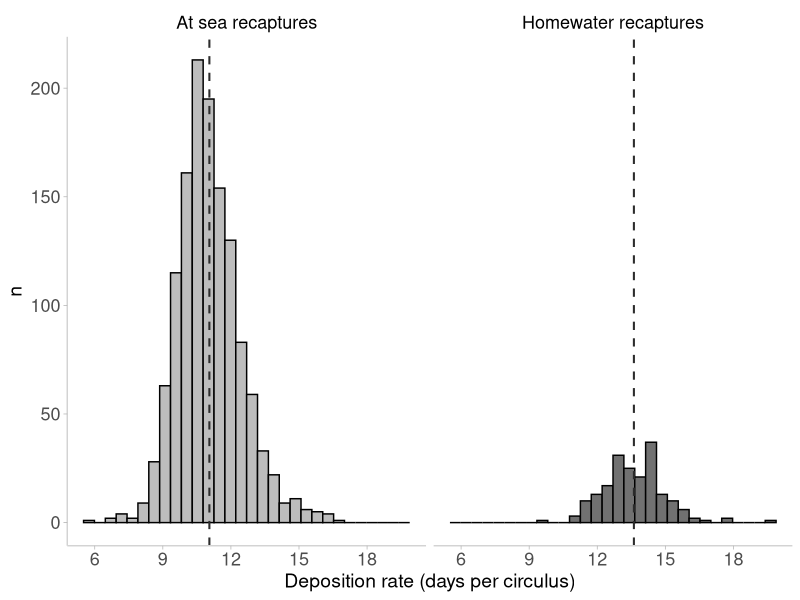

Write R code to recreate this figure. (Note: this script raises an error after producing the figure.)
## ---- chunk 1
knitr::opts_chunk$set(echo = TRUE)

library(tidyverse)
library(here)
## ---- chunk 2
theme_set(theme_light())

#set personalized plotting theme
LGCtheme <- theme_light() + theme(panel.background = element_blank(), 
                panel.grid = element_blank(), 
                axis.text = element_text(size = 13), 
                axis.title = element_text(size = 14), 
                legend.text = element_text(size = 13), 
                legend.title = element_text(size = 14), 
                strip.background = element_blank(), 
                strip.text = element_text(size = 13, color = "black"))
## ---- chunk 3
Carlin_data<-read_csv(here::here("annulus_data", "formation_df.csv"))
## ---- chunk 4
# a fish cannot be at sea for more than 730 days and only have formed one annulus - recapture or release data must be incorrect
mistakeA <- Carlin_data %>% 
  filter(SeaAge == 1 & DaysatSea > 730) %>% 
  mutate(mistake = "at sea more than 730 days with only 1 annulus") 

# a fish cannot be at sea for less than 730 days and have already formed two annuli 
mistakeB <- Carlin_data %>% 
  filter(SeaAge == 2 & DaysatSea < 730) %>% 
  mutate(mistake = "at sea less than 730 days and already has 2 annuli") 

# a fish cannot be at sea for more than 350 days and not yet formed an annulus
mistakeC<- Carlin_data %>% 
  filter(SeaAge == 0 & DaysatSea > 300) %>% 
  mutate(mistake = "at sea more than 350 days with no annulus") 

# dataframe of "incorrect" or "impossible" data
mistakeFA<-bind_rows(mistakeA, mistakeB, mistakeC)

spawning1SW<-Carlin_data %>% 
  filter(numannuli == 1 & Type == "river") 

sea2SW<-Carlin_data %>% 
  filter(numannuli == 2 & Type == "distant") 

# overwrite formation data after removing mistake data and getting rid of fish caught as postsmolts
formationdf<-Carlin_data %>% 
  anti_join(mistakeFA, by = "JoinID") %>% 
  anti_join(spawning1SW, by = "JoinID") %>% 
  anti_join(sea2SW, by = "JoinID") %>% 
  filter(SeaAge > 0) %>% 
  mutate(annulustype = ifelse(Type == "river", "Homewater recaptures", "At sea recaptures"))
## ---- chunk 5
table(formationdf$numannuli)
table(formationdf$annulustype)
length(unique(formationdf$JoinID))
## ---- chunk 6
dayspercirc<-formationdf %>% 
  mutate(dayspercirc = DaysatSea/marine.circ) %>% 
  group_by(annulustype) %>% 
  dplyr::summarise(meancirday = mean(dayspercirc), sd = sd(dayspercirc), n = n(), 
                   `5%` = quantile(dayspercirc,probs=c(0.05)), `95%` = quantile(dayspercirc,probs=c(0.95)),`97%` = quantile(dayspercirc,probs=c(0.97)),
                   meandaysatsea = mean(DaysatSea), sddays = sd(DaysatSea)) 

dayspercirc
## ---- chunk 7
formationdf %>% 
  mutate(dayspercirc = DaysatSea/marine.circ) %>% 
  left_join(dayspercirc, by = "annulustype") %>% 
  ggplot(aes(x=dayspercirc, fill=annulustype)) + 
  geom_histogram(color = "black", bins=30) + facet_wrap(~annulustype) +
  scale_fill_manual(values = c("#bdbdbd","#717171")) +
  geom_vline(aes(xintercept = meancirday), lty = 2, size = 0.7, color = "#2c2c2c") + 
  labs(x = "Deposition rate (days per circulus)", y = "n") +
  theme(panel.grid = element_blank()) + 
  theme(axis.text = element_text(size = 12), axis.title = element_text(size = 13)) +
  scale_x_continuous(breaks = c(6,9,12,15,18)) + LGCtheme +
  theme(legend.position = "none") +
  theme(panel.border = element_blank(), axis.line = element_line(color = "lightgrey"))


#ggsave(filename = "rate_hist.pdf", plot = last_plot(), height = 3, width = 5.25)  
## ---- chunk 8
aftergrowth_df<-formationdf %>% 
  mutate(last.annulus = ifelse(is.na(M2.incr) == FALSE, M2.circ,M1.circ)) %>% 
  mutate(last.annulus.which = ifelse(is.na(M2.incr) == FALSE, "Second marine annulus", "First marine annulus")) %>% 
  mutate(after.growth = marine.circ - last.annulus) %>% 
  mutate(afterm1 = marine.circ - M1.circ)
## ---- chunk 9
anlabs<-as_labeller(c("M1DOY"="First marine annulus", "M2DOY"="Second marine annulus"))
## ---- chunk 10
anndate<-aftergrowth_df %>% 
  mutate(dayspercirc = DaysatSea/marine.circ) %>% 
  mutate(dayssinceM1 = afterm1 * dayspercirc) %>% 
  mutate(dayssinceM2 = ifelse(last.annulus.which == "Second marine annulus", after.growth * dayspercirc, NA)) %>% 
  mutate(M1date = RecaptureDate - dayssinceM1) %>% 
  mutate(M2date = RecaptureDate - dayssinceM2) %>% 
  mutate(M1annmonth = lubridate::month(M1date)) %>% 
  mutate(M2annmonth = lubridate::month(M2date)) %>% 
  mutate(M1DOY = lubridate::yday(M1date)) %>% 
  mutate(M2DOY = lubridate::yday(M2date)) %>% 
  mutate(`First annulus` = ifelse(M1annmonth > 10, M1DOY-365, M1DOY)) %>% 
  mutate(`Second annulus` = ifelse(M2annmonth > 10, M2DOY-365, M2DOY)) %>% 
  gather(key = "Annulus", value = "DOY", 31:32) 

anndate %>%
  dplyr::group_by(annulustype, Annulus) %>% 
  summarise(mean = mean(DOY,na.rm=T), sd = sd(DOY,na.rm=T),
            `5%` = quantile(DOY,probs=c(0.05),na.rm=T), 
            `95%` = quantile(DOY,probs=c(0.95),na.rm=T)) %>% 
  dplyr::rename("Recpature Type" = "annulustype") %>% 
  drop_na()

indcont_scenario<-anndate %>% 
  dplyr::select(JoinID, annulustype, Annulus, DOY) %>% 
  dplyr::rename("Individual constant" = "DOY")

## ---- chunk 11
full_circ<-read_csv(here::here("annulus_data","Carlin_full_circuli_dataset.csv")) %>% 
  distinct(JoinID, .keep_all = T) %>% 
  dplyr::select(-X1) %>% 
  semi_join(formationdf, by = "JoinID")



spacinglist<-list()
IDvec<-as.vector(unique(full_circ$JoinID))

#calculate the differenced spacings
for(i in IDvec){
  
  temp_df<-full_circ %>% 
    distinct(JoinID, .keep_all = T) %>% 
    filter(JoinID == i)

# create a vector of circulus spacings
  vect<-as.numeric(temp_df[,2:127])
  vect<-vect[!is.na(vect)]

# create a vector of differenced spacings
  spacingraw<-diff(vect)
  
spacingdf<-tibble(JoinID = i, spacing = spacingraw) %>% 
    tibble::rowid_to_column("circ_num") %>% 
    dplyr::select(JoinID, circ_num, spacing)
  
spacinglist[[i]]<-spacingdf
}

spacing_df<-do.call(rbind,spacinglist) %>% 
  as_tibble() 
## ---- chunk 12
ann<-read_csv(here::here("annulus_data","Carlin_growth_markers.csv")) %>% 
  distinct(JoinID, .keep_all = T) %>% 
  dplyr::select(-X1) %>% 
  semi_join(formationdf, by = "JoinID")


after_lastann<-list()
circrate_list<-list()

IDvec<-as.vector(unique(ann$JoinID))

for(i in IDvec){
  
# dataframe that contains only the circulus numbers of the FMC, M1, M2, and total number of circuli
  temp_annuli<-ann %>% 
    filter(JoinID == i) 

after_lastann[[i]]<- temp_annuli %>% 
  mutate(last_ann = ifelse(is.na(M2_c)==FALSE, M2_c, M1_c))  #add column of most recent annulus #

  
# add originally calculated data
  temp_rate<-anndate %>% 
    filter(JoinID == i) 
  
# keep only marine circuli
  temp_df<-spacing_df %>% 
    filter(JoinID == i) %>% 
    filter(circ_num >= temp_annuli$FMC_c)
  
# calculate deposition rate for each circulus based on spacings
  temp_df2<-temp_df %>% 
    mutate(centered = (spacing - mean(spacing))*-1) %>% 
    mutate(cent_rate = (centered*100)+temp_rate$dayspercirc) 


# sum of circ rates should = days at sea  
temp_rate$DaysatSea
sum(temp_df2$circ_rate)

circrate_list[[i]]<-temp_df2

}

seas_rate<-do.call(rbind,circrate_list) %>% 
   as_tibble()
seas_ann<-do.call(rbind,after_lastann) %>% 
   as_tibble()

## ---- chunk 13
formationdates<-list()

for(i in IDvec){
  
# dataframe that contains only the circulus numbers of the FMC, M1, M2, total number of circuli, and circulus # of last annulus
l<-seas_ann %>% 
  distinct(JoinID, .keep_all = T) %>% 
  filter(JoinID == i) %>% 
  mutate(after_ann = total_c - last_ann) %>% 
  mutate(annulustype = ifelse(is.na(M2_c) == FALSE, "Homewater recaptures", "At sea recaptures"))

# filter out only "post-annulus" circuli
r<-seas_rate %>% 
  filter(JoinID == i) %>% 
  filter(circ_num %in% seq(l$last_ann, l$total_c,1))


s<-seas_rate %>% 
  filter(JoinID == i) %>% 
  filter(circ_num %in% seq(l$M1_c, l$total_c,1))

# add originally calculated data
temp_rate<-anndate %>% 
  distinct(JoinID, .keep_all = T) %>% 
  filter(JoinID == i)  


formationdates[[i]]<-tibble(JoinID= i, annulustype = l$annulustype, 
                            dayssinceM1 = sum(s$cent_rate), 
                            dayssinceM2 = sum(r$cent_rate), 
                            RecaptureDate = temp_rate$RecaptureDate, 
                            M1date = temp_rate$RecaptureDate - sum(s$cent_rate),
                            M2date = temp_rate$RecaptureDate - sum(r$cent_rate))
}

form_dates<-do.call(rbind,formationdates) %>% 
   as_tibble() %>% 
  mutate(M1annmonth = lubridate::month(M1date)) %>% 
  mutate(M2annmonth = lubridate::month(M2date)) %>% 
  mutate(M1DOY = lubridate::yday(M1date)) %>% 
  mutate(M2DOY = lubridate::yday(M2date)) %>% 
  mutate(`First annulus` = ifelse(M1annmonth > 10, M1DOY-365, M1DOY)) %>% 
  mutate(`Second annulus` = ifelse(M2annmonth > 10, M2DOY-365, M2DOY)) %>% 
  mutate(`Second annulus` = ifelse(annulustype == "At sea recaptures", NA, M2DOY)) %>% 
  gather(key = "Annulus", value = "DOY", 12:13) 


form_dates %>%
  group_by(annulustype, Annulus) %>% 
  summarise(mean = mean(DOY,na.rm=T), sd = sd(DOY,na.rm=T),
            `5%` = quantile(DOY,probs=c(0.05),na.rm=T), 
            `95%` = quantile(DOY,probs=c(0.95),na.rm=T)) %>%  
  dplyr::rename("Recpature Type" = "annulustype") %>% 
  drop_na()




seasvar_scenario<-form_dates %>% 
  dplyr::select(JoinID, annulustype, Annulus, DOY) %>% 
  dplyr::rename("Seasonally variable" = "DOY")

## ---- chunk 14
K_calc<-read_csv(here::here("annulus_data", "K_calc_data.csv"))

meanDAS<-K_calc %>% 
  group_by(SeaAge) %>% 
  summarise(meanDAS=mean(DaysatSea, na.rm = T)) %>% 
  mutate(meanDAS = round(meanDAS,0))

K_calc %>% 
  group_by(SeaAge) %>% 
  count()
## ---- chunk 15

growth_mod <- glm(K_calc$marine.incr ~ poly(K_calc$DaysatSea,2))
summary(growth_mod)

pred_vals<-predict.glm(growth_mod,data.frame(x=K_calc$DaysatSea),type="response",se.fit = T)
critval <- 1.96 ## approx 95% CI
upr <- pred_vals$fit + (critval * pred_vals$se.fit)
lwr <- pred_vals$fit - (critval * pred_vals$se.fit)

pred<-tibble(DaysatSea = K_calc$DaysatSea, fit = pred_vals$fit, upr = upr, lwr = lwr) %>% 
  distinct(DaysatSea, .keep_all = T) %>% 
  arrange(DaysatSea)

adj2SW<-unique(pred$fit[pred$DaysatSea == meanDAS$meanDAS[3]])/unique(pred$fit[pred$DaysatSea == meanDAS$meanDAS[2]])
adj1SW<-adj2SW*0.9
inv1SW<-2-adj1SW


ggplot(K_calc, aes(DaysatSea, marine.incr)) +
  geom_point(size=1.6, color = "#C7C9CB") + 
  geom_line(data=pred, aes(x=DaysatSea, y=fit),size=0.7) + 
  geom_line(data=pred, aes(x=DaysatSea, y=upr),size=0.6, lty=2) + 
  geom_line(data=pred, aes(x=DaysatSea, y=lwr),size=0.6, lty=2) + LGCtheme +
  labs(x= "Days at Sea", y = "Marine growth increment", fill = "") +
  scale_x_continuous(breaks = c(0,250,500,750))+
  theme(panel.border = element_blank(), axis.line = element_line(color = "lightgrey"))


#ggsave(filename = "asympt_growth.pdf", plot = last_plot(), height = 5, width = 4)  
## ---- chunk 16
after_lastann<-list()
circrate_list<-list()

IDvec<-as.vector(unique(ann$JoinID))

for(i in IDvec){
  
# dataframe that contains only the circulus numbers of the FMC, M1, M2, and total number of circuli
  temp_annuli<-ann %>% 
    filter(JoinID == i) 

after_lastann[[i]]<- temp_annuli %>% 
  mutate(last_ann = ifelse(is.na(M2_c)==FALSE, M2_c, M1_c))   #add column of most recent annulus #

  
# add originally calculated data to get average dep rate
  temp_rate<-anndate %>% 
    filter(JoinID == i) 

# age adjusted rate happens here
  temp_df<-spacing_df %>% 
    filter(JoinID == i) %>% 
    mutate(SeaAge = unique(temp_rate$SeaAge)) %>% 
    filter(circ_num >= temp_annuli$FMC_c)    # keep only marine circuli

  
if(is.na(temp_annuli$M2_c) == F){
  temp_df1<-temp_df %>% 
    mutate(which_circ = ifelse(circ_num >= temp_annuli$M2_c, "after M2", NA)) %>% 
    mutate(which_circ = ifelse(circ_num < temp_annuli$M2_c, "M1-M2", which_circ)) %>% 
    mutate(which_circ = ifelse(circ_num <= temp_annuli$M1_c, "before M1", which_circ)) %>% 
    mutate(which_rate = ifelse(circ_num >= temp_annuli$M2_c, (adj2SW*temp_rate$dayspercirc), NA)) %>% 
    mutate(which_rate = ifelse(circ_num <= temp_annuli$M1_c, ((inv1SW*temp_rate$dayspercirc)), which_rate)) 

  temp_df2<- temp_df1 %>% 
    mutate(daysused = (unique(temp_rate$DaysatSea)-sum(temp_df1$which_rate, 
                                               na.rm = T))/sum(temp_df1$which_circ == "M1-M2")) %>% 
    mutate(which_rate = ifelse(which_circ == "M1-M2", daysused, which_rate)) %>% 
    dplyr::select(-daysused)

}
  
  else{
  temp_df1<-temp_df %>% 
    mutate(which_circ = ifelse(circ_num <= temp_annuli$M1_c, "before M1", "after M1")) %>% 
    mutate(which_rate = ifelse(circ_num <= temp_annuli$M1_c, NA,
                               (adj1SW*temp_rate$dayspercirc))) 

  temp_df2<- temp_df1 %>%  
    mutate(daysused = (unique(temp_rate$DaysatSea)-sum(temp_df1$which_rate, 
                        na.rm = T))/(unique(temp_rate$marine.circ)-sum(temp_df1$which_circ == "after M1"))) %>% 
    mutate(which_rate = ifelse(which_circ == "before M1", daysused, which_rate)) %>% 
    dplyr::select(-daysused)
}

# calculate deposition rate for each circulus based on spacings
  temp_df3<-temp_df2 %>% 
    mutate(centered = (spacing - mean(spacing))*-1) %>% 
    mutate(cent_rate = (centered*100)+which_rate)


# sum of circ rates should = days at sea, some rounding error with rate at age adjustment
temp_rate$DaysatSea
sum(temp_df3$cent_rate)

circrate_list[[i]]<-temp_df3 %>% 
  mutate(diff=(unique(temp_rate$DaysatSea))-sum(temp_df3$cent_rate)) %>% 
  mutate(diff = round(diff,0))

}

life_rate<-do.call(rbind,circrate_list) %>% 
   as_tibble()
life_ann<-do.call(rbind,after_lastann) %>% 
   as_tibble()

## ---- chunk 17
formationdates<-list()

for(i in IDvec){
  
# dataframe that contains only the circulus numbers of the FMC, M1, M2, total number of circuli, and circulus # of last annulus
l<-life_ann %>% 
  distinct(JoinID, .keep_all = T) %>% 
  filter(JoinID == i) %>% 
  mutate(after_ann = total_c - last_ann) %>% 
  mutate(annulustype = ifelse(is.na(M2_c) == FALSE, "Homewater recaptures", "At sea recaptures")) %>% 
  mutate(firstann = ifelse(is.na(M2_c) == FALSE, M2_c-M1_c, NA))

# filter out only "post-annulus" circuli
r<-life_rate %>% 
  filter(JoinID == i) %>% 
  filter(circ_num %in% seq(l$last_ann, l$total_c,1))


s<-life_rate %>% 
  filter(JoinID == i) %>% 
  filter(circ_num %in% seq(l$M1_c, l$total_c,1))

# add originally calculated data
temp_rate<-anndate %>% 
  distinct(JoinID, .keep_all = T) %>% 
  filter(JoinID == i)  

formationdates[[i]]<-tibble(JoinID= i, annulustype = l$annulustype, 
                            dayssinceM1 = sum(s$cent_rate), 
                            dayssinceM2 = sum(r$cent_rate), 
                            RecaptureDate = temp_rate$RecaptureDate, 
                            M1date = temp_rate$RecaptureDate - sum(s$cent_rate),
                            M2date = temp_rate$RecaptureDate - sum(r$cent_rate))
}

form_dates<-do.call(rbind,formationdates) %>% 
   as_tibble() %>% 
  mutate(M1annmonth = lubridate::month(M1date)) %>% 
  mutate(M2annmonth = lubridate::month(M2date)) %>% 
  mutate(M1DOY = lubridate::yday(M1date)) %>% 
  mutate(M2DOY = lubridate::yday(M2date)) %>% 
  mutate(`First annulus` = ifelse(M1annmonth > 10, M1DOY-365, M1DOY)) %>% 
  mutate(`Second annulus` = ifelse(M2annmonth > 10, M2DOY-365, M2DOY)) %>% 
  mutate(`Second annulus` = ifelse(annulustype == "At sea recaptures", NA, M2DOY)) %>% 
  gather(key = "Annulus", value = "DOY", 12:13) 


form_dates %>%
  group_by(annulustype, Annulus) %>% 
  summarise(mean = mean(DOY,na.rm=T), sd = sd(DOY,na.rm=T),
            `5%` = quantile(DOY,probs=c(0.05),na.rm=T), 
            `95%` = quantile(DOY,probs=c(0.95),na.rm=T)) %>%  
  dplyr::rename("Recpature Type" = "annulustype") %>% 
  drop_na()



seaslife_scenario<-form_dates %>% 
  dplyr::select(JoinID, annulustype, Annulus, DOY) %>% 
  dplyr::rename("Seasonal and lifetime variable" = "DOY")

## ---- chunk 18
anndate_14<-aftergrowth_df %>% 
  mutate(dayspercirc = 14) %>% 
  mutate(dayssinceannulus = after.growth * dayspercirc) %>% 
  mutate(annulusdate = RecaptureDate - dayssinceannulus) %>% 
  mutate(M1annmonth = ifelse(annulustype == "At sea recaptures", lubridate::month(annulusdate), NA)) %>% 
  mutate(M2annmonth = ifelse(annulustype == "Homewater recaptures", lubridate::month(annulusdate), NA)) %>% 
  mutate(M1DOY = ifelse(annulustype == "At sea recaptures",lubridate::yday(annulusdate),NA)) %>% 
  mutate(M2DOY = ifelse(annulustype == "Homewater recaptures",lubridate::yday(annulusdate), NA)) %>% 
  mutate(`First annulus` = ifelse(M1annmonth > 10, M1DOY-365, M1DOY)) %>% 
  mutate(`Second annulus` = ifelse(M2annmonth > 10, M2DOY-365, M2DOY)) %>% 
  gather(key = "Annulus", value = "DOY", 29:30) 

anndate_14 %>%
  group_by(annulustype, Annulus) %>% 
  summarise(mean = mean(DOY,na.rm=T), sd = sd(DOY,na.rm=T),
            `5%` = quantile(DOY,probs=c(0.05),na.rm=T), 
            `95%` = quantile(DOY,probs=c(0.95),na.rm=T)) %>%  
  dplyr::rename("Recpature Type" = "annulustype") %>% 
  drop_na()

wintercont_scenario<-anndate_14 %>% 
  dplyr::select(JoinID, annulustype, Annulus, DOY) %>% 
  dplyr::rename("Constant (14 days/circ)" = "DOY") %>% 
  drop_na()
## ---- chunk 19
anndate_7<-aftergrowth_df %>% 
  mutate(dayspercirc = 7) %>% 
  mutate(dayssinceannulus = after.growth * dayspercirc) %>% 
  mutate(annulusdate = RecaptureDate - dayssinceannulus) %>% 
  mutate(M1annmonth = ifelse(annulustype == "At sea recaptures", lubridate::month(annulusdate), NA)) %>% 
  mutate(M2annmonth = ifelse(annulustype == "Homewater recaptures", lubridate::month(annulusdate), NA)) %>% 
  mutate(M1DOY = ifelse(annulustype == "At sea recaptures",lubridate::yday(annulusdate),NA)) %>% 
  mutate(M2DOY = ifelse(annulustype == "Homewater recaptures",lubridate::yday(annulusdate), NA)) %>% 
  mutate(`First annulus` = ifelse(M1annmonth > 10, M1DOY-365, M1DOY)) %>% 
  mutate(`Second annulus` = ifelse(M2annmonth > 10, M2DOY-365, M2DOY)) %>% 
  gather(key = "Annulus", value = "DOY", 29:30) 

anndate_7 %>%
  group_by(annulustype, Annulus) %>% 
  summarise(mean = mean(DOY,na.rm=T), sd = sd(DOY,na.rm=T),
            `5%` = quantile(DOY,probs=c(0.05),na.rm=T), 
            `95%` = quantile(DOY,probs=c(0.95),na.rm=T)) %>%  
  dplyr::rename("Recpature Type" = "annulustype") %>% 
  drop_na()


summercont_scenario<-anndate_7 %>% 
  dplyr::select(JoinID, annulustype, Annulus, DOY) %>% 
  dplyr::rename("Constant (7 days/circ)" = "DOY") %>% 
  drop_na()
## ---- chunk 20
full_formation_data<-indcont_scenario %>%  
  left_join(seasvar_scenario, by=c("JoinID", "Annulus", "annulustype")) %>% 
  left_join(seaslife_scenario, by=c("JoinID", "Annulus", "annulustype")) %>% 
  left_join(wintercont_scenario, by=c("JoinID", "Annulus", "annulustype")) %>% 
  left_join(summercont_scenario, by=c("JoinID", "Annulus", "annulustype")) %>% 
  mutate(whichann = paste(annulustype, Annulus, sep = " - ")) %>% 
  gather(key="scenario", value="DOY", 4:8) 



mylabels<-c("Homewater recaptures \n Second marine annulus","Homewater recaptures \n First marine annulus","At sea recaptures \n First marine annulus")

full_formation_data %>% 
  drop_na() %>% 
  mutate(whichann = fct_relevel(whichann, c("Homewater recaptures - Second annulus","Homewater recaptures - First annulus",
                                      "At sea recaptures - First annulus"))) %>%
  mutate(scenario = fct_relevel(scenario, c("Individual constant", "Seasonally variable", "Seasonal and lifetime variable", 
                                            "Constant (14 days/circ)", "Constant (7 days/circ)"))) %>% 
  ggplot(aes(y=whichann, x=DOY, fill=as.factor(annulustype))) + 
  ggridges::stat_density_ridges(quantile_lines = TRUE, quantiles = c(0.05, 0.5, 0.95), 
                                scale=0.81, alpha = 0.8, rel_min_height = 0.01) +
  geom_vline(xintercept = -12, lty=2, color="#2c2c2c") +
  annotate("text",x=-31, y="Homewater recaptures - First annulus", label = "Winter solstice", angle=90, color = "#2c2c2c") +
  facet_wrap(~scenario, ncol=5) +
  scale_fill_manual(values = c("#bdbdbd","#717171")) +
  scale_x_continuous(limits = c(-80, 280), breaks = c(-30,60, 152,244), 
                     labels = c("Dec 1","Mar 1","Jun 1","Sep 1")) + 
  scale_y_discrete(labels = mylabels) + LGCtheme +
  labs(x = "Predicted date of annulus completion", y = "") +
  theme(legend.position = "none")   + 
  theme(panel.border = element_blank(), axis.line = element_line(color = "lightgrey"))



###ggsave(filename = "completion_ridges.pdf", plot = last_plot(), height = 4, width = 18)
